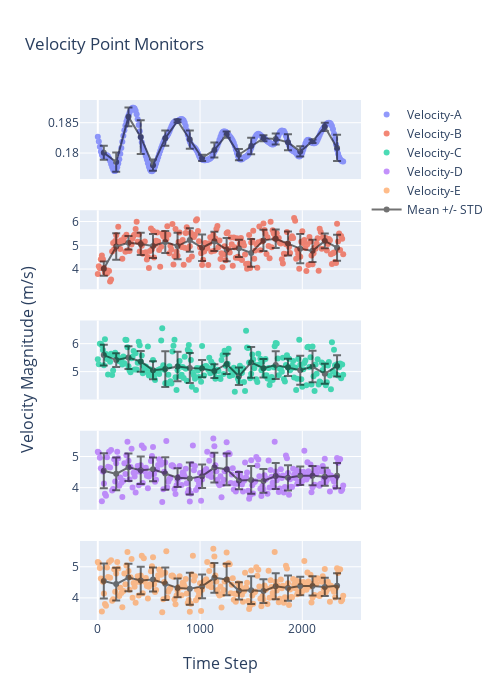

Notebook code cell kept with this figure:
### Code cell
color10_16 = ['#636EFA', '#EF553B', '#00CC96', '#AB63FA', '#FFA15A', '#19D3F3', '#FF6692', '#B6E880', '#FF97FF',
              '#FECB52']
fig = make_subplots(
    rows=5,
    cols=1,
    shared_xaxes=True,
    x_title="Time Step",
    y_title="Velocity Magnitude (m/s)")
# subplot_titles=("Point A", "Quadrant 2"))

fig.add_trace(go.Scatter(x=residual_df['Time_Step'],
                         y=residual_df['point-vel-a'],
                         mode='markers',
                         opacity=scatter_opacity,
                         name='Velocity-A',
                         line=dict(color=color10_16[0])),
              row=1, col=1)

fig.add_trace(go.Scatter(x=bin_df['bin_centres'],
                         y=bin_df['point-vel-a_bin_mean'],
                         mode='markers+lines',
                         name='Mean +/- STD',
                         line=dict(color='black'),
                         opacity=.55,
                         error_y_array=bin_df['point-vel-a_std'],
                         showlegend=False),
              row=1, col=1)


fig.add_trace(go.Scatter(x=residual_df['Time_Step'],
                         y=residual_df['point-vel-b'],
                         mode='markers',
                         opacity=scatter_opacity,
                         name='Velocity-B',
                         line=dict(color=color10_16[1])),
              row=2, col=1)
fig.add_trace(go.Scatter(x=bin_df['bin_centres'],
                         y=bin_df['point-vel-b_bin_mean'],
                         mode='markers+lines',
                         name='Mean +/- STD',
                         line=dict(color='black'),
                         opacity=.55,
                         error_y_array=bin_df['point-vel-b_std'],
                         showlegend=False),
              row=2, col=1)

fig.add_trace(go.Scatter(x=residual_df['Time_Step'],
                         y=residual_df['point-vel-c'],
                         mode='markers',
                         opacity=scatter_opacity,
                         name='Velocity-C',
                         line=dict(color=color10_16[2]),
                         showlegend=True),
              row=3, col=1)
fig.add_trace(go.Scatter(x=bin_df['bin_centres'],
                         y=bin_df['point-vel-c_bin_mean'],
                         mode='markers+lines',
                         name='Mean +/- STD',
                         line=dict(color='black'),
                         opacity=.55,
                         error_y_array=bin_df['point-vel-c_std'],
                         showlegend=False),
              row=3, col=1)

fig.add_trace(go.Scatter(x=residual_df['Time_Step'],
                         y=residual_df['point-vel-d'],
                         mode='markers',
                         opacity=scatter_opacity,
                         name='Velocity-D',
                         line=dict(color=color10_16[3]),
                         showlegend=True),
              row=4, col=1)
fig.add_trace(go.Scatter(x=bin_df['bin_centres'],
                         y=bin_df['point-vel-d_bin_mean'],
                         mode='markers+lines',
                         name='Mean +/- STD',
                         line=dict(color='black'),
                         opacity=.55,
                         error_y_array=bin_df['point-vel-d_std'],
                         showlegend=False),
              row=4, col=1)

fig.add_trace(go.Scatter(x=residual_df['Time_Step'],
                         y=residual_df['point-vel-e'],
                         mode='markers',
                         opacity=scatter_opacity,
                         name='Velocity-E',
                         line=dict(color=color10_16[4]),
                         showlegend=True),
              row=5, col=1)
fig.add_trace(go.Scatter(x=bin_df['bin_centres'],
                         y=bin_df['point-vel-e_bin_mean'],
                         mode='markers+lines',
                         name='Mean +/- STD',
                         line=dict(color='black'),
                         opacity=.55,
                         error_y_array=bin_df['point-vel-e_std'],
                         showlegend=True),
              row=5, col=1)

fig.update_layout(height=700, width=500,
                  title_text="Velocity Point Monitors")

fig.show()

### Figure 1 — Plotly figure (JSON) as saved in the notebook; plotly's stock layout.template omitted (floating-point values rounded to 4 significant figures; data arrays with more than 128 entries replaced by an {"elided": "..."} marker saying what was removed)
{"data": [{"line": {"color": "#636EFA"}, "mode": "markers", "name": "Velocity-A", "opacity": 0.7, "type": "scatter", "x": {"elided": "241 float values"}, "xaxis": "x", "y": {"elided": "241 float values"}, "yaxis": "y"}, {"error_y": {"array": [0.001141, 0.001584, 0.001558, 0.00277, 0.0009301, 0.001247, 0.0002449, 0.001502, 0.0005045, 0.001236, 0.0005145, 0.0009253, 0.001372, 0.0005088, 0.0008993, 0.001317, 0.0008376, 0.0002956, 0.000686, 0.002153]}, "line": {"color": "black"}, "mode": "markers+lines", "name": "Mean +/- STD", "opacity": 0.55, "showlegend": false, "type": "scatter", "x": [58.8, 180.0, 300.0, 420.0, 540.0, 660.0, 780.0, 900.0, 1020.0, 1140.0, 1260.0, 1380.0, 1500.0, 1620.0, 1740.0, 1860.0, 1980.0, 2100.0, 2220.0, 2340.0], "xaxis": "x", "y": [0.1801, 0.1785, 0.186, 0.1826, 0.178, 0.1825, 0.1853, 0.1822, 0.1792, 0.1805, 0.183, 0.1797, 0.1812, 0.1824, 0.1823, 0.1818, 0.1803, 0.1819, 0.1843, 0.1808], "yaxis": "y"}, {"line": {"color": "#EF553B"}, "mode": "markers", "name": "Velocity-B", "opacity": 0.7, "type": "scatter", "x": {"elided": "241 float values"}, "xaxis": "x2", "y": {"elided": "241 float values"}, "yaxis": "y2"}, {"error_y": {"array": [0.2994, 0.557, 0.285, 0.4675, 0.5011, 0.4634, 0.5584, 0.494, 0.5586, 0.4045, 0.4893, 0.3611, 0.584, 0.4517, 0.3925, 0.5093, 0.6137, 0.4661, 0.3094, 0.5441]}, "line": {"color": "black"}, "mode": "markers+lines", "name": "Mean +/- STD", "opacity": 0.55, "showlegend": false, "type": "scatter", "x": [58.8, 180.0, 300.0, 420.0, 540.0, 660.0, 780.0, 900.0, 1020.0, 1140.0, 1260.0, 1380.0, 1500.0, 1620.0, 1740.0, 1860.0, 1980.0, 2100.0, 2220.0, 2340.0], "xaxis": "x2", "y": [4.018, 4.95, 5.108, 5.059, 4.972, 5.138, 4.97, 5.221, 4.897, 5.168, 4.817, 4.874, 4.68, 5.207, 5.275, 5.076, 4.859, 4.766, 5.183, 4.899], "yaxis": "y2"}, {"line": {"color": "#00CC96"}, "mode": "markers", "name": "Velocity-C", "opacity": 0.7, "showlegend": true, "type": "scatter", "x": {"elided": "241 float values"}, "xaxis": "x3", "y": {"elided": "241 float values"}, "yaxis": "y3"}, {"error_y": {"array": [0.3691, 0.2464, 0.4047, 0.3711, 0.3224, 0.6404, 0.5261, 0.5385, 0.3102, 0.2464, 0.3626, 0.3135, 0.5495, 0.3294, 0.4985, 0.3084, 0.5163, 0.562, 0.3569, 0.3815]}, "line": {"color": "black"}, "mode": "markers+lines", "name": "Mean +/- STD", "opacity": 0.55, "showlegend": false, "type": "scatter", "x": [58.8, 180.0, 300.0, 420.0, 540.0, 660.0, 780.0, 900.0, 1020.0, 1140.0, 1260.0, 1380.0, 1500.0, 1620.0, 1740.0, 1860.0, 1980.0, 2100.0, 2220.0, 2340.0], "xaxis": "x3", "y": [5.591, 5.414, 5.503, 5.364, 5.046, 5.092, 5.186, 5.131, 5.107, 5.021, 5.275, 4.835, 5.33, 5.121, 5.235, 5.153, 5.047, 5.182, 4.923, 5.205], "yaxis": "y3"}, {"line": {"color": "#AB63FA"}, "mode": "markers", "name": "Velocity-D", "opacity": 0.7, "showlegend": true, "type": "scatter", "x": {"elided": "241 float values"}, "xaxis": "x4", "y": {"elided": "241 float values"}, "yaxis": "y4"}, {"error_y": {"array": [0.5622, 0.528, 0.4436, 0.441, 0.385, 0.5201, 0.3018, 0.5169, 0.3778, 0.4762, 0.5095, 0.2769, 0.4448, 0.378, 0.4189, 0.4057, 0.2966, 0.3106, 0.2896, 0.4026]}, "line": {"color": "black"}, "mode": "markers+lines", "name": "Mean +/- STD", "opacity": 0.55, "showlegend": false, "type": "scatter", "x": [58.8, 180.0, 300.0, 420.0, 540.0, 660.0, 780.0, 900.0, 1020.0, 1140.0, 1260.0, 1380.0, 1500.0, 1620.0, 1740.0, 1860.0, 1980.0, 2100.0, 2220.0, 2340.0], "xaxis": "x4", "y": [4.544, 4.443, 4.653, 4.557, 4.587, 4.453, 4.321, 4.294, 4.369, 4.645, 4.59, 4.227, 4.248, 4.217, 4.372, 4.317, 4.38, 4.385, 4.353, 4.386], "yaxis": "y4"}, {"line": {"color": "#FFA15A"}, "mode": "markers", "name": "Velocity-E", "opacity": 0.7, "showlegend": true, "type": "scatter", "x": {"elided": "241 float values"}, "xaxis": "x5", "y": {"elided": "241 float values"}, "yaxis": "y5"}, {"error_y": {"array": [0.5622, 0.528, 0.4436, 0.441, 0.385, 0.5201, 0.3018, 0.5169, 0.3778, 0.4762, 0.5095, 0.2769, 0.4448, 0.378, 0.4189, 0.4057, 0.2966, 0.3106, 0.2896, 0.4026]}, "line": {"color": "black"}, "mode": "markers+lines", "name": "Mean +/- STD", "opacity": 0.55, "showlegend": true, "type": "scatter", "x": [58.8, 180.0, 300.0, 420.0, 540.0, 660.0, 780.0, 900.0, 1020.0, 1140.0, 1260.0, 1380.0, 1500.0, 1620.0, 1740.0, 1860.0, 1980.0, 2100.0, 2220.0, 2340.0], "xaxis": "x5", "y": [4.544, 4.443, 4.653, 4.557, 4.587, 4.453, 4.321, 4.294, 4.369, 4.645, 4.59, 4.227, 4.248, 4.217, 4.372, 4.317, 4.38, 4.385, 4.353, 4.386], "yaxis": "y5"}], "layout": {"annotations": [{"font": {"size": 16}, "showarrow": false, "text": "Time Step", "x": 0.5, "xanchor": "center", "xref": "paper", "y": 0, "yanchor": "top", "yref": "paper", "yshift": -30}, {"font": {"size": 16}, "showarrow": false, "text": "Velocity Magnitude (m/s)", "textangle": -90, "x": 0, "xanchor": "right", "xref": "paper", "xshift": -40, "y": 0.5, "yanchor": "middle", "yref": "paper"}], "height": 700, "title": {"text": "Velocity Point Monitors"}, "width": 500, "xaxis": {"anchor": "y", "domain": [0.0, 1.0], "matches": "x5", "showticklabels": false}, "xaxis2": {"anchor": "y2", "domain": [0.0, 1.0], "matches": "x5", "showticklabels": false}, "xaxis3": {"anchor": "y3", "domain": [0.0, 1.0], "matches": "x5", "showticklabels": false}, "xaxis4": {"anchor": "y4", "domain": [0.0, 1.0], "matches": "x5", "showticklabels": false}, "xaxis5": {"anchor": "y5", "domain": [0.0, 1.0]}, "yaxis": {"anchor": "x", "domain": [0.848, 1.0]}, "yaxis2": {"anchor": "x2", "domain": [0.636, 0.788]}, "yaxis3": {"anchor": "x3", "domain": [0.424, 0.576]}, "yaxis4": {"anchor": "x4", "domain": [0.212, 0.364]}, "yaxis5": {"anchor": "x5", "domain": [0.0, 0.152]}}}
